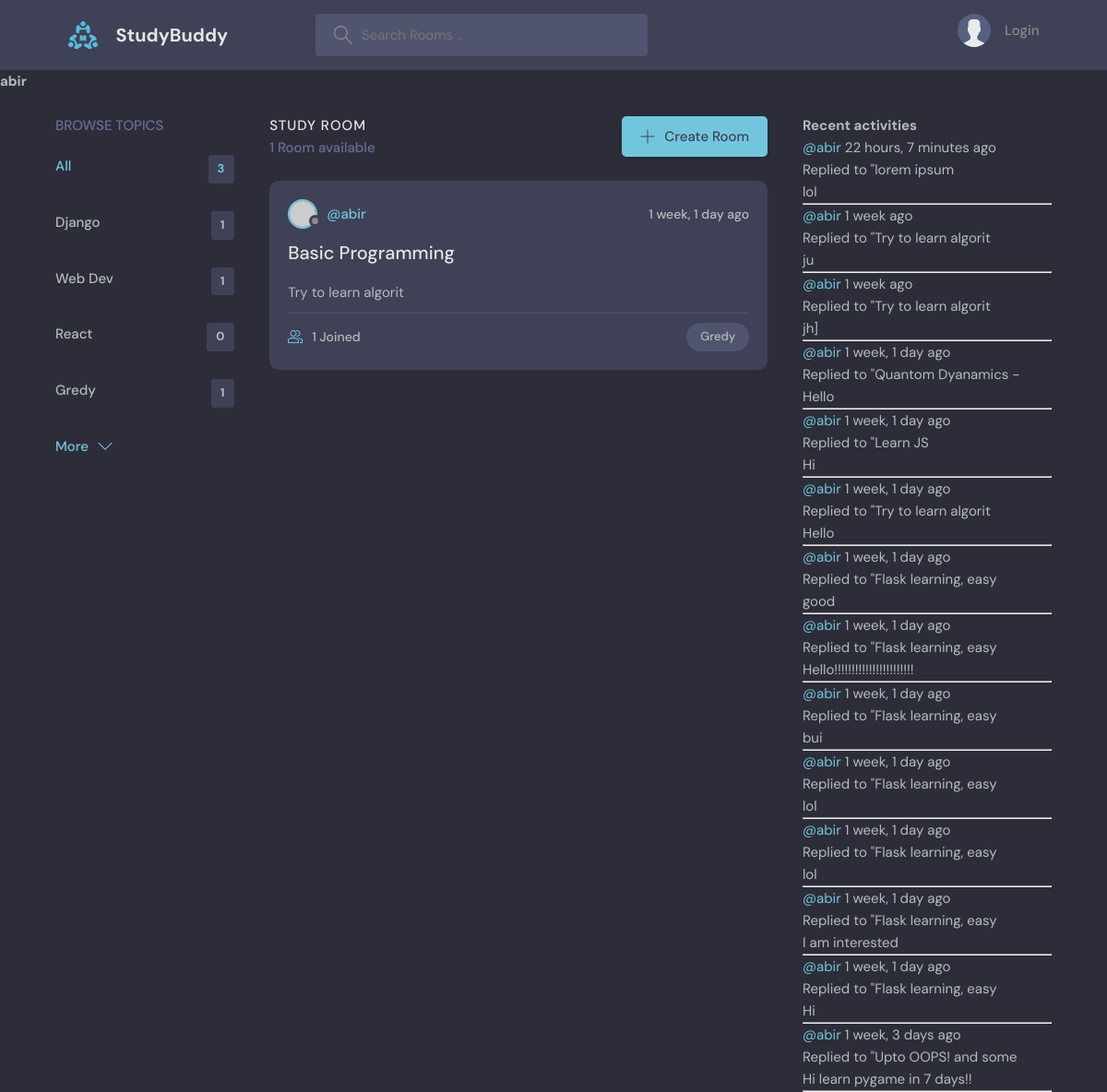
Screenshot of /profile/1/?q=Gredy with the database file from the repository.
### bas/models.py (models this page shows)
class Topic(models.Model):
    name = models.CharField(max_length=200)
    def __str__(self):
        return self.name

class Room(models.Model):
    host = models.ForeignKey(User, on_delete=models.SET_NULL, null=True)
    topic = models.ForeignKey(Topic, on_delete=models.SET_NULL, null=True)
    name = models.CharField(max_length=100)
    description = models.TextField(null=True, blank=True)
    participants = models.ManyToManyField(User, related_name='participants', blank=True)
    updated = models.DateTimeField(auto_now=True)
    created = models.DateTimeField(auto_now_add=True)
    class Meta:
        ordering = ['-updated', '-created']
    def __str__(self):
        return self.description[:20]

class Message(models.Model):
    user = models.ForeignKey(User, on_delete=models.CASCADE)
    room = models.ForeignKey(Room, on_delete=models.CASCADE)
    body = models.TextField()
    updated = models.DateTimeField(auto_now=True)
    created = models.DateTimeField(auto_now_add=True)
    def __str__(self):
        return self.body[:50]
    class Meta:
        ordering = ['-updated', '-created']

### bas/views.py (the view)
# urls.py: path('profile/<str:pk>/', views.userProfile, name="userProfile"),
def userProfile(request, pk):
    user = User.objects.get(id=pk)
    q = request.GET.get('q') if request.GET.get('q')!=None else ''
    rooms = Room.objects.filter(
        Q(host__username=user.username) &
        (Q(topic__name__icontains=q) |
        Q(name__icontains=q) |
        Q(description__icontains=q) |
        Q(host__username__icontains=q))
    )
    messg = user.message_set.all()
    topics = Topic.objects.all()
    Topics = []
    for topic in topics:
        cnt = Room.objects.filter(
        Q(host__username=user.username) & Q(topic__name=topic.name)).count
        Topics.append({'topic' : topic, 'count' : cnt})
    context = {"user" : user, 'Rooms' : rooms, 'Messages' : messg, 'Topics' : Topics,
               'total_room' : Room.objects.filter(host__username=user.username).count, }
    return render(request, 'bas/profile.html', context)

### bas/templates/bas/profile.html
{% extends 'main.html' %}
{% block content %}
<div>
    <h1>{{user.username}}</h1>
</div>
<main class="layout layout--3">
<div class="container">
    <div>
        {% url 'userProfile' user.id as the_url %}
        {% include 'bas/topics.html' with link=the_url %}
    </div>
    <div>
        {%include 'bas/feed.html' %}
    </div>
    <div>
        {% include 'bas/activity.html' %}
    </div>
</div>
</main>
{% endblock %}

### bas/templates/bas/topics.html
<div class="topics">
    <div class="topics__header">
        <h2>Browse Topics</h2>
    </div>
    <ul class="topics__list">
        <li>
        <a href="{{link}}" class="active">All <span>{{total_room}}</span></a>
        </li>
        {% for topic in Topics %}
        <li>
        <a href="{{link}}?q={{topic.topic.name}}">{{topic.topic.name}}
            <span>{{topic.count}}</span></a>
        </li>
        {% endfor %}
    </ul>
    <a class="btn btn--link" href="topics.html">
        More
        <svg version="1.1" xmlns="http://www.w3.org/2000/svg" width="32" height="32" viewBox="0 0 32 32">
        <title>chevron-down</title>
        <path d="M16 21l-13-13h-3l16 16 16-16h-3l-13 13z"></path>
        </svg>
    </a>
</div>

### bas/templates/bas/feed.html (shortened to what this page needs)
<div class="roomList">
    <div class="roomList__header">
      <div>
        <h2>Study Room</h2>
        <p>{{Rooms.count}} Room{% if Rooms.count > 1 %}s{% endif %} available</p>
      </div>
      <a class="btn btn--main" href="{% url 'createRoom' %}">
        <svg version="1.1" xmlns="http://www.w3.org/2000/svg" width="32" height="32" viewBox="0 0 32 32">
          <title>add</title>
          <path
            d="M16.943 0.943h-1.885v14.115h-14.115v1.885h14.115v14.115h1.885v-14.115h14.115v-1.885h-14.115v-14.115z"
          ></path>
        </svg>
        Create Room
      </a>
    </div>
    {% for room in Rooms%}
    <div class="roomListRoom">
      <div class="roomListRoom__header">
        <a href="{% url 'userProfile' room.host.id %}" class="roomListRoom__author">
          <div class="avatar avatar--small">
            <img src="https://randomuser.me/api/portraits/women/11.jpg" />
          </div>
          <span>@{{room.host.username}}</span>
        </a>
        <div class="roomListRoom__actions">
          <span>{{room.updated|timesince}} ago</span>
        </div>
      </div>
      <div class="roomListRoom__content">
        <a href="{% url 'Room' room.id %}">{{room.name}}</a>
        <p>
          {{room}}
        </p>
      </div>
      <div class="roomListRoom__meta">
        <a href="{% url 'Room' room.id %}" class="roomListRoom__joined">
          {{room.participants.count}} Joined
        </a>
        <p class="roomListRoom__topic">{{room.topic}}</p>
      </div>
    </div>
    {% endfor %}
  </div>

### bas/templates/bas/activity.html
<h3>Recent activities</h3>
{% for m in Messages %}
<div>
    <small><a href="{% url 'userProfile' m.user.id %}">@{{m.user}}</a> {{m.created|timesince}} ago</small>
    <br>
    <small>Replied to "{{m.room}}</small>
    <br>
    <span>{{m}}</span>
    <hr>
</div>
{% endfor %}

### static/styles/style.css (style rules this page uses)
:root { --color-main: #71c6dd; --color-main-light: #e1f6fb; --color-dark: #3f4156; --color-dark-medium: #51546e; --color-dark-light: #696d97; --color-light: #e5e5e5; --color-gray: #8b8b8b; --color-light-gray: #b2bdbd; --color-bg: #2d2d39; --color-success: #5dd693; --color-error: #fc4b0b; }
* { font-family: "DM Sans", -apple-system, BlinkMacSystemFont, "Segoe UI", Roboto, Oxygen, Ubuntu, Cantarell, "Open Sans", "Helvetica Neue", sans-serif; margin: 0; padding: 0; box-sizing: border-box; text-rendering: optimizeLegibility; font-size: inherit; }
html { font-size: 56.25%; }
@media only screen and (min-width: 1200px) { html { font-size: 62.5%; } }
body { line-height: 1.6; font-weight: 400; font-size: 1.5rem; color: var(--color-light-gray); background-color: var(--color-bg); min-height: 100vh; }
img { width: 100%; }
a { display: inline-block; color: var(--color-main); text-decoration: none; }
.container { max-width: 120rem; width: 90%; margin: auto; }
.btn { background-color: transparent; border: none; display: inline-flex; align-items: center; gap: 1rem; cursor: pointer; transition: all ease-in-out 0.3s; padding: 1rem 2rem; border-radius: 5px; box-shadow: 1px 1px 3px 1px rgba(0, 0, 0, 0.15); font-weight: 500; }
.btn--link { border-radius: 0; padding: 0; color: var(--color-main); box-shadow: none; }
.btn--main { background-color: var(--color-main); color: var(--color-dark); }
.btn > svg { fill: currentColor; width: 1.6rem; height: 1.6rem; }
.avatar { position: relative; display: inline-block; border-radius: 50%; border: 2px solid var(--color-main); }
.avatar img { display: block; border-radius: 50%; object-fit: cover; object-position: center; }
.avatar::after { content: ""; display: block; position: absolute; background-color: var(--color-gray); z-index: 111; border-radius: 50%; border: 0.3rem solid var(--color-dark); }
.avatar.avatar--small img { width: 2.8rem; height: 2.8rem; }
.avatar.avatar--small:after { width: 0.7rem; height: 0.7rem; bottom: 0px; right: -6px; }
.layout { margin-top: 2.4rem; }
.layout > .container { display: flex; justify-content: space-between; align-items: flex-start; }
.layout--3 > .container > div:first-child { flex-basis: 18%; max-width: 22.5rem; }
.layout--3 > .container > div:nth-child(2) { flex-basis: 50%; }
.layout--3 > .container > div:last-child { flex-basis: 25%; }
.topics__header { margin-bottom: 2rem; }
.topics__header h2 { text-transform: uppercase; font-weight: 500; color: var(--color-dark-light); }
.topics__list { list-style: none; }
.topics__list li a { display: flex; justify-content: space-between; margin-bottom: 3rem; font-weight: 500; color: var(--color-light-gray); transition: all 0.3s ease-in-out; }
.topics__list li a.active, .topics__list li a:hover { color: var(--color-main); }
.topics__list li a span { padding: 0.5rem 1rem; background-color: var(--color-dark); border-radius: 3px; font-size: 1.3rem; font-weight: 700; letter-spacing: 1px; }
.roomList__header { display: flex; justify-content: space-between; align-items: center; margin-bottom: 2.4rem; }
.roomList__header h2 { text-transform: uppercase; font-weight: 500; color: var(--color-light); letter-spacing: 1px; }
.roomList__header p { font-weight: 500; color: var(--color-dark-light); }
.roomListRoom { margin-bottom: 2.4rem; background-color: var(--color-dark); border-radius: 1rem; padding: 2rem; }
.roomListRoom__header { display: flex; justify-content: space-between; align-items: center; }
.roomListRoom__author { font-weight: 500; display: flex; align-items: center; gap: 1rem; }
.roomListRoom__actions { display: flex; align-items: flex-start; gap: 1rem; position: relative; }
.roomListRoom__actions span { font-size: 1.4rem; font-weight: 500; }
.roomListRoom__content { margin: 1rem 0; }
.roomListRoom__content a { font-size: 2rem; font-weight: 500; margin-bottom: 1.5rem; color: var(--color-light); transition: all 0.3s ease-in-out; }
.roomListRoom__meta { border-top: 1px solid var(--color-dark-medium); padding-top: 1rem; display: flex; align-items: center; justify-content: space-between; }
.roomListRoom__joined { color: var(--color-light-gray); display: flex; align-items: center; gap: 1rem; font-size: 1.4rem; font-weight: 500; }
.roomListRoom__joined svg { fill: var(--color-main); width: 1.6rem; height: 1.6rem; }
.roomListRoom__topic { padding: 5px 1.5rem; background-color: var(--color-dark-medium); border-radius: 5rem; font-weight: 500; font-size: 1.3rem; }

### rows the page displays
Topic: topic.name "Django", count "1"
Topic: topic.name "Web Dev", count "1"
Topic: topic.name "React", count "0"
Topic: topic.name "Gredy", count "1"
Room: host.username "abir", updated "1 week, 1 day", name "Basic Programming", description "Try to learn algorit", participants.count "1", topic "Gredy"
Message: user "abir", created "22 hours, 7 minutes", room "lorem ipsum", body "lol"
Message: user "abir", created "1 week", room "Try to learn algorit", body "ju"
Message: user "abir", created "1 week", room "Try to learn algorit", body "jh]"
Message: user "abir", created "1 week, 1 day", room "Quantom Dyanamics -", body "Hello"
Message: user "abir", created "1 week, 1 day", room "Learn JS", body "Hi"
Message: user "abir", created "1 week, 1 day", room "Try to learn algorit", body "Hello"
Message: user "abir", created "1 week, 1 day", room "Flask learning, easy", body "good"
Message: user "abir", created "1 week, 1 day", room "Flask learning, easy", body "Hello!!!!!!!!!!!!!!!!!!!!!!!"
Message: user "abir", created "1 week, 1 day", room "Flask learning, easy", body "bui"
Message: user "abir", created "1 week, 1 day", room "Flask learning, easy", body "lol"
Message: user "abir", created "1 week, 1 day", room "Flask learning, easy", body "lol"
Message: user "abir", created "1 week, 1 day", room "Flask learning, easy", body "I am interested"
Message: user "abir", created "1 week, 1 day", room "Flask learning, easy", body "Hi"
Message: user "abir", created "1 week, 3 days", room "Upto OOPS! and some", body "Hi learn pygame in 7 days!!"

### other values shown
{{ user.username }} "abir"
{{ total_room }} "3"
{{ Rooms.count }} "1"
